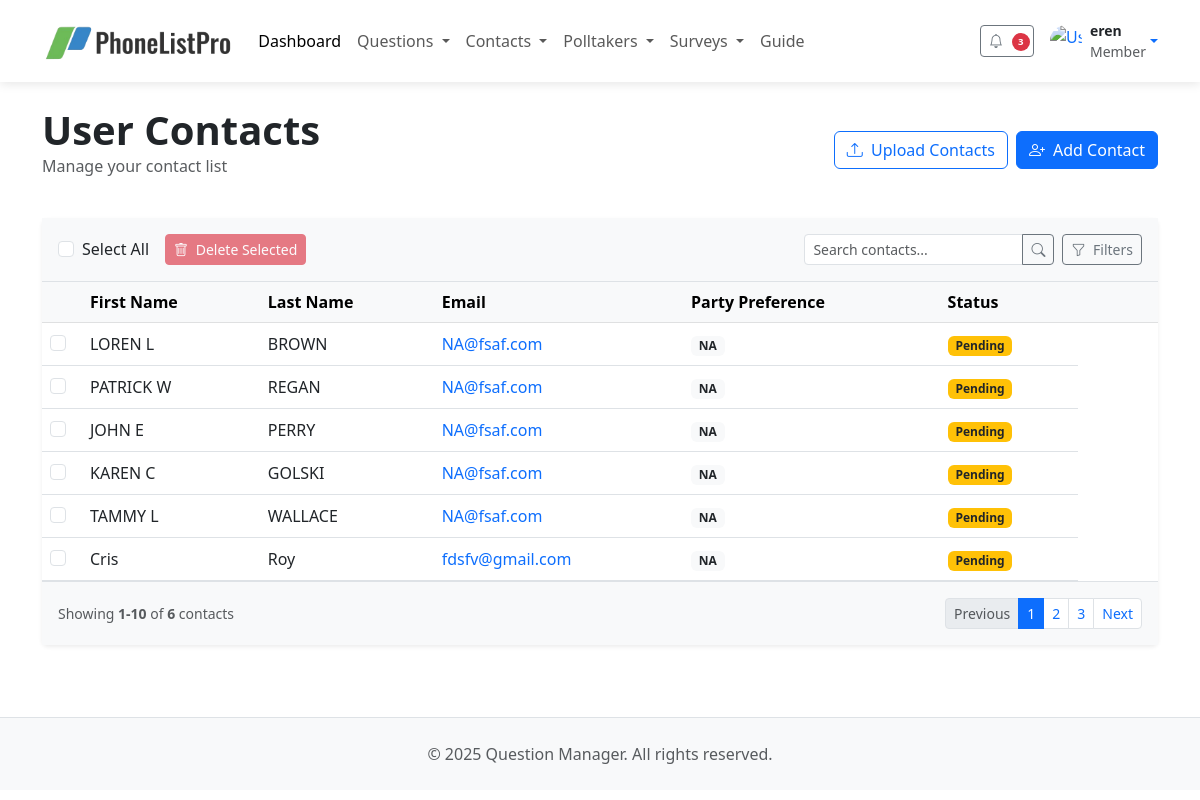
/plpapp/list-user-contacts/ (signed in), run on the app's committed database.
### plpapp/models.py (models this page shows, shortened)
class UserContactList(models.Model):
    user = models.ForeignKey(User, on_delete=models.CASCADE)
    first_name = models.CharField(max_length=100)
    last_name = models.CharField(max_length=100)
    email = models.EmailField()
    street = models.CharField(max_length=255, blank=True, default='NA')
    city = models.CharField(max_length=100, blank=True, default='NA')
    state = models.CharField(max_length=100, blank=True, default='NA')
    country = models.CharField(max_length=100, blank=True, default='NA')
    zipcode = models.CharField(max_length=20, blank=True, default='NA')  # Updated to CharField
    party_preference = models.CharField(max_length=50, choices=[
        ('Republican', 'Republican'),
        ('Democrat', 'Democrat'),
        ('Independent', 'Independent'),
        ('NA', 'NA'),  # Added 'NA' as a choice
    ], blank=True, default='NA')
    state_id = models.CharField(max_length=50, null=True, blank=True, default='NA')
    voter_nbr = models.CharField(max_length=50, null=True, blank=True, default='NA')
    title = models.CharField(max_length=50, null=True, blank=True, default='NA')
    address = models.CharField(max_length=255, null=True, blank=True, default='NA')
    address2 = models.CharField(max_length=255, null=True, blank=True, default='NA')
    phone = models.CharField(max_length=15, null=True, blank=True, default='NA')
    dob = models.DateField(null=True, blank=True)
    reg_date = models.DateField(null=True, blank=True)
    district = models.CharField(max_length=50, null=True, blank=True, default='NA')
    pct_nbr = models.CharField(max_length=50, null=True, blank=True, default='NA')
    ward = models.CharField(max_length=50, null=True, blank=True, default='NA')
    status = models.CharField(max_length=50, choices=[('pending', 'Pending'), ('completed', 'Completed'), ('denied', 'Denied')],default='pending' )

### plpapp/views.py (the view, shortened to what this page needs)
# urls.py: path('list-user-contacts/', views.list_user_contacts, name='list_user_contacts'),
@login_required
def list_user_contacts(request):
    contacts = UserContactList.objects.filter(user=request.user)
    return render(request, 'plpapp/contact/list_user_contacts.html', {'contacts': contacts})

### template/plpapp/contact/list_user_contacts.html (shortened to what this page needs)
{% extends "base.html" %}
{% load static %}
{% block content %}
<div class="container py-4">
    <div class="d-flex justify-content-between align-items-center mb-4">
        <div>
            <h1 class="fw-bold mb-0">User Contacts</h1>
            <p class="text-muted">Manage your contact list</p>
        </div>
        <div class="d-flex gap-2">
            <a href="{% url 'plpapp:upload_user_contacts' %}" class="btn btn-outline-primary" onclick="window.location.href='{% url 'plpapp:upload_user_contacts' %}'">
                <i class="bi bi-upload me-1"></i> Upload Contacts
            </a>
            <button class="btn btn-primary" type="button" data-bs-toggle="modal" data-bs-target="#addContactModal" onclick="window.location.href='{% url 'plpapp:upload_user_contacts' %}'">
                <i class="bi bi-person-plus me-1"></i> Add Contact
            </button>
        </div>
    </div>
    <div class="card shadow-sm border-0">
        <div class="card-body p-0">
            <form method="POST">
                <div class="bg-light p-3 border-bottom d-flex justify-content-between align-items-center flex-wrap gap-3">
                    <div class="d-flex align-items-center">
                        <div class="form-check me-3">
                            <input class="form-check-input" type="checkbox" id="selectAll" onclick="toggleCheckboxes(this)">
                            <label class="form-check-label" for="selectAll">Select All</label>
                        </div>
                        <button type="submit" class="btn btn-danger btn-sm" id="deleteBtn">
                            <i class="bi bi-trash me-1"></i> Delete Selected
                        </button>
                    </div>
                    <div class="d-flex align-items-center gap-2">
                        <div class="input-group input-group-sm" style="width: 250px;">
                            <input type="text" class="form-control" placeholder="Search contacts...">
                            <button class="btn btn-outline-secondary" type="button">
                                <i class="bi bi-search"></i>
                            </button>
                        </div>
                        <button class="btn btn-outline-secondary btn-sm" type="button" data-bs-toggle="collapse" data-bs-target="#filterCollapse">
                            <i class="bi bi-funnel me-1"></i> Filters
                        </button>
                    </div>
                </div>
                <div class="table-responsive">
                    <table class="table table-hover align-middle mb-0">
                        <thead class="table-light">
                            <tr>
                                <th style="width: 40px;"></th>
                                <th>First Name</th>
                                <th>Last Name</th>
                                <th>Email</th>
                                <th>Party Preference</th>
                                <th>Status</th>
                                <th style="width: 80px;"></th>
                            </tr>
                        </thead>
                        <tbody>
                            {% for contact in contacts %}
                            <tr>
                                <td>
                                    <div class="form-check">
                                        <input type="checkbox" class="form-check-input contact-checkbox" name="selected_contacts" value="{{ contact.id }}">
                                    </div>
                                </td>
                                <td>{{ contact.first_name }}</td>
                                <td>{{ contact.last_name }}</td>
                                <td>
                                    <a href="mailto:{{ contact.email }}" class="text-decoration-none">{{ contact.email }}</a>
                                </td>
                                <td>
                                    {% if contact.party_preference == 'democrat' %}
                                        <span class="badge bg-blue">Democrat</span>
                                    {% elif contact.party_preference == 'republican' %}
                                        <span class="badge bg-danger">Republican</span>
                                    {% elif contact.party_preference == 'independent' %}
                                        <span class="badge bg-secondary">Independent</span>
                                    {% else %}
                                        <span class="badge bg-light text-dark">{{ contact.party_preference }}</span>
                                    {% endif %}
                                </td>
                                <td>
                                    {% if contact.get_status_display == 'Active' %}
                                        <span class="badge bg-success">Active</span>
                                    {% elif contact.get_status_display == 'Inactive' %}
                                        <span class="badge bg-secondary">Inactive</span>
                                    {% elif contact.get_status_display == 'Pending' %}
                                        <span class="badge bg-warning text-dark">Pending</span>
                                    {% else %}
                                        <span class="badge bg-light text-dark">{{ contact.get_status_display }}</span>
                                    {% endif %}
                                </td>
                            </tr>
                            {% endfor %}
                        </tbody>
                    </table>
                </div>
                <div class="d-flex justify-content-between align-items-center p-3 bg-light border-top">
                    <div class="small text-muted">
                        Showing <span class="fw-bold">1-10</span> of <span class="fw-bold">{{ contacts|length }}</span> contacts
                    </div>
                    <nav aria-label="Contacts pagination">
                        <ul class="pagination pagination-sm mb-0">
                            <li class="page-item disabled">
                                <a class="page-link" href="#" tabindex="-1">Previous</a>
                            </li>
                            <li class="page-item active"><a class="page-link" href="#">1</a></li>
                            <li class="page-item"><a class="page-link" href="#">2</a></li>
                            <li class="page-item"><a class="page-link" href="#">3</a></li>
                            <li class="page-item">
                                <a class="page-link" href="#">Next</a>
                            </li>
                        </ul>
                    </nav>
                </div>
            </form>
        </div>
    </div>
</div>
{% endblock %}

### template/base.html (shortened to what this page needs)
<!DOCTYPE html>
{% load static %}
<html lang="en">
<head>
    <link href="https://cdnjs.cloudflare.com/ajax/libs/bootstrap/5.3.0/css/bootstrap.min.css" rel="stylesheet">
    <link rel="stylesheet" href="https://cdnjs.cloudflare.com/ajax/libs/bootstrap-icons/1.10.5/font/bootstrap-icons.min.css">
</head>
<body>
    <nav class="navbar navbar-expand-lg navbar-light bg-white py-3">
        <div class="container">
            <a class="navbar-brand" href="{% url 'plpapp:dashboard' %}">
                <img src="{% static 'images/mainlogo.png' %}" alt="Logo">
            </a>
            <div class="collapse navbar-collapse" id="navbarContent">
                <ul class="navbar-nav me-auto mb-2 mb-lg-0">
                    <li class="nav-item">
                        <a class="nav-link active" href="{% url 'plpapp:dashboard' %}">Dashboard</a>
                    </li>
                    <li class="nav-item dropdown">
                        <a class="nav-link dropdown-toggle" href="#" role="button" data-bs-toggle="dropdown">
                            Questions
                        </a>
                    </li>
                    <li class="nav-item dropdown">
                        <a class="nav-link dropdown-toggle" href="#" role="button" data-bs-toggle="dropdown">
                            Contacts
                        </a>
                    </li>
                    <li class="nav-item dropdown">
                        <a class="nav-link dropdown-toggle" href="#" role="button" data-bs-toggle="dropdown">
                            Polltakers
                        </a>
                    </li>
                    <li class="nav-item dropdown">
                        <a class="nav-link dropdown-toggle" href="#" role="button" data-bs-toggle="dropdown">
                            Surveys
                        </a>
                    </li>
                    <li class="nav-item">
                        <a class="nav-link" href="{% url 'guideapp:guide' %}">Guide</a>
                    </li>
                </ul>
                <div class="d-flex align-items-center">
                    <div class="dropdown me-3">
                        <a class="btn btn-sm btn-outline-secondary position-relative" href="{% url 'plpapp:notifications' %}" role="button">
    <i class="bi bi-bell"></i>
    <span class="badge rounded-pill bg-danger badge-notification">3</span>
</a>
                    </div>
                    <div class="dropdown account-dropdown">
                        <a class="d-flex align-items-center text-decoration-none dropdown-toggle" href="#" role="button" data-bs-toggle="dropdown" aria-expanded="false">
                            <img src="{% static 'images/1.png' %}" alt="User" class="avatar-img me-2">
                            <div class="d-none d-sm-block">
                                <div class="small fw-bold text-dark">{{ request.user.get_full_name|default:request.user.username }}</div>
                                <div class="small text-muted">Member</div>
                            </div>
                        </a>
                    </div>
                </div>
            </div>
        </div>
    </nav>
    <main>
        {% block content %}{% endblock %}
    </main>
    <footer class="py-4 mt-5 border-top bg-light">
        <div class="container text-center text-muted">
            <p class="mb-0">&copy; 2025 Question Manager. All rights reserved.</p>
        </div>
    </footer>
</body>
</html>

### template/base.html (style rules this page uses)
.navbar-brand img { height: 40px; }
.navbar { box-shadow: 0 2px 10px rgba(0,0,0,0.1); }
.nav-link { font-weight: 500; padding: 0.5rem 1rem; transition: color 0.2s; }
.avatar-img { width: 32px; height: 32px; border-radius: 50%; object-fit: cover; }
.badge-notification { position: absolute; top: -5px; right: -5px; font-size: 0.6rem; padding: 0.25rem 0.4rem; }

### data on the page
UserContactList: first_name "LOREN L", last_name "BROWN", email "NA@fsaf.com", party_preference "NA", status "Pending"
UserContactList: first_name "PATRICK W", last_name "REGAN", email "NA@fsaf.com", party_preference "NA", status "Pending"
UserContactList: first_name "JOHN E", last_name "PERRY", email "NA@fsaf.com", party_preference "NA", status "Pending"
UserContactList: first_name "KAREN C", last_name "GOLSKI", email "NA@fsaf.com", party_preference "NA", status "Pending"
UserContactList: first_name "TAMMY L", last_name "WALLACE", email "NA@fsaf.com", party_preference "NA", status "Pending"
UserContactList: first_name "Cris", last_name "Roy", email "fdsfv@gmail.com", party_preference "NA", status "Pending"

### other printed values
{{ request.user.get_full_name|default:request.user.username }} "eren"
{{ contacts|length }} "6"
